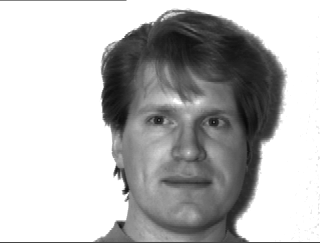
#> input picture yalefaces/subject01.gif, 320 x 243 px; its folder holds only this picture in this run
$ python 'Final Project.py'
#> lines starting #> are read from the running program, lines starting #| are printed output that depends on the picture
from os import listdir
from PIL import Image
import numpy as numpy
from scipy.sparse import linalg

IMAGE_WIDTH = 320
IMAGE_HEIGHT = 243
SIZE = 243
NUMBER_OF_EIGENVECTORS = 6
NUMBER_OF_IMAGES = 165


# Section 1
def open_files():
    file_path = "./yalefaces/"
    images = []
    for file in listdir(file_path):
        images.append(numpy.asarray(Image.open(file_path + file)))
    return images


def get_average(data_set):
    psi = numpy.zeros((IMAGE_HEIGHT, IMAGE_WIDTH))
    for image in data_set:
        psi = numpy.add(psi, image)
    psi = (1 / len(data_set)) * psi
    return psi


def save_average_matrix(psi):
    img = Image.fromarray(psi)
    if img.mode != 'L':
        img = img.convert('L')
    img.save("./Constructed Photos/Section 1/Psi/Psi.png")


def get_subtract_matrix(dataset, psi):
    Q = []
    for image in dataset:
        Q.append(image - psi)
    return Q


def save_subtract_matrix(Q):
    for img, i in zip(Q, range(len(Q))):
        img = Image.fromarray(img)
        if img.mode != 'L':
            img = img.convert('L')
            img.save("./Constructed Photos/Section 1/Q/" + str(i) + ".png")


def get_transposed_subtract_matrix(subtract_matrix):
    QT = []
    for image in subtract_matrix:
        QT.append(image.transpose())
    return QT


def save_transposed_subtract_matrix(QT):
    for img, i in zip(QT, range(len(QT))):
        img = Image.fromarray(img)
        if img.mode != 'L':
            img = img.convert('L')
            img.save("./Constructed Photos/Section 1/QT/" + str(i) + ".png")


def get_covariance_matrix(q, qt):
    C = [[0 for i in range(SIZE)] for j in range(SIZE)]
    for image, imageT in zip(q, qt):
        C = numpy.add(numpy.matmul(image, imageT), C)
    C = (1 / len(q)) * C
    return C


def save_covariance_matrix(C):
    img = Image.fromarray(C)
    if img.mode != 'L':
        img = img.convert('L')
    img.save("./Constructed Photos/Section 1/C/C.png")


def get_eigenvalues_and_vectors(C):
    eigenvalues, eigenvctrs = numpy.linalg.eig(C)
    sorted_eigenvalues = sorted(eigenvalues)
    return_vectors = []
    return_values = []
    for i in range(6):
        eigenvalue = sorted_eigenvalues[len(eigenvalues) - i - 1]
        for j in range(len(eigenvalues)):
            if eigenvalues[j] == eigenvalue:
                return_vectors.append(eigenvctrs[j])
                return_values.append(eigenvalue)
    return return_values, return_vectors


def calculate_f(eigenvctrs, Q):
    F = []
    for i in range(NUMBER_OF_EIGENVECTORS):
        result = 0
        for k in range(NUMBER_OF_IMAGES):
            result += eigenvctrs[i][k] * Q[k]
        F.append(result)
    return F


# [23 lines left out: functions save_matrix_F, analyze_data_base, not called in this run]


# code place
data_set = open_files()
#> data_set = 1 item
average_matrix = get_average(data_set)
#> the loop in get_average, `for image in data_set:` made 1 pass
save_average_matrix(average_matrix)
#> in save_average_matrix, img is the input picture: PIL image 320x243 L; min 9, max 255, mean 184.5
subtract_matrix = get_subtract_matrix(data_set, average_matrix)
#> the loop in get_subtract_matrix, `for image in dataset:` made 1 pass
#> subtract_matrix = 1 item
save_subtract_matrix(subtract_matrix)
#> the loop in save_subtract_matrix, `for img, i in zip(Q, range(len(Q))):` made 1 pass
#> i on pass 1: 0
transposed_subtract_matrix = get_transposed_subtract_matrix(subtract_matrix)
#> the loop in get_transposed_subtract_matrix, `for image in subtract_matrix:` made 1 pass
#> transposed_subtract_matrix = 1 item
save_transposed_subtract_matrix(transposed_subtract_matrix)
#> the loop in save_transposed_subtract_matrix, `for img, i in zip(QT, range(len(QT))):` made 1 pass
covariance_matrix = get_covariance_matrix(subtract_matrix, transposed_subtract_matrix)
#> the loop in get_covariance_matrix, `for image, imageT in zip(q, qt):` made 1 pass
save_covariance_matrix(covariance_matrix)
#> in save_covariance_matrix, `img = Image.fromarray(C)`: img: PIL image 243x243 F; every value is 0
#> in save_covariance_matrix, `img = img.convert('L')`: img: PIL image 243x243 L; every value is 0
eigenvalues, eigenvectors = get_eigenvalues_and_vectors(covariance_matrix)
#> in get_eigenvalues_and_vectors, `eigenvalues, eigenvctrs = numpy.linalg.eig(C)`:
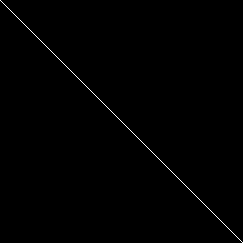
#> eigenvctrs: shape (243, 243) float64; values 0 (black) and 1 (white), 0.41% white in thin lines or dots
#> in get_eigenvalues_and_vectors, `eigenvalues, eigenvctrs = numpy.linalg.eig(C)`: eigenvalues = 243 values from 0 to 0
#> after the loop in get_eigenvalues_and_vectors, `for i in range(6):`: return_values = 1458 values from 0 to 0; return_vectors = 1458 items
#> eigenvalues = 1458 values from 0 to 0; eigenvectors = 1458 items
#> after the loop in calculate_f, `for i in range(NUMBER_OF_EIGENVECTORS):`: result: shape (243, 320) float64; every value is 0
#> after the loop in calculate_f, `for i in range(NUMBER_OF_EIGENVECTORS):`: F = []
#> (the run stopped early here; a loop or call above may not have finished)
